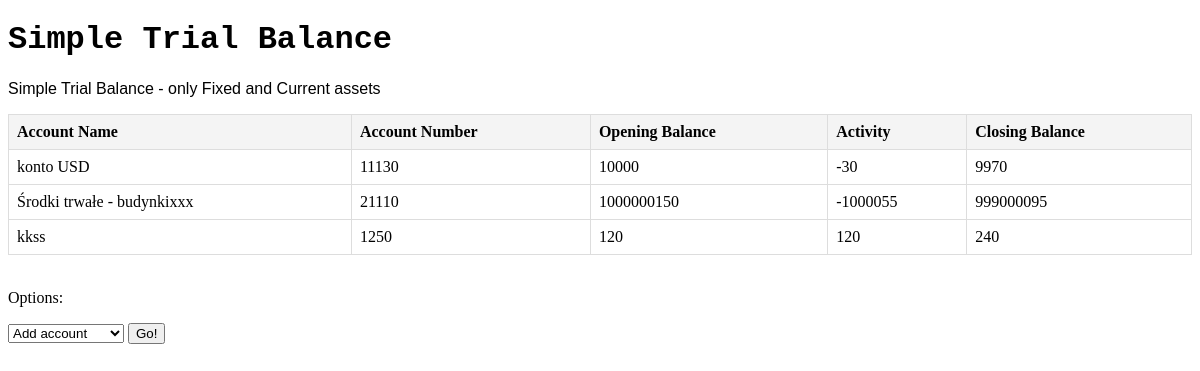
The page /trial_balance/ on the database its author committed.
### account/models.py (models this page shows, shortened)
class SimpleTrialBalance(models.Model):
    account_name = models.CharField(max_length=30)
    account_number = models.IntegerField()
    opening_balance = models.IntegerField()
    activity = models.IntegerField()
    closing_balance = models.IntegerField(editable=False) # (1) editable=False - uniemożliwa ręczne wprowadzanie pola, (2) to pole zostanie excludowane na poziomie formularza

### account/views.py (the view)
# urls.py: path('trial_balance/', views.ParentViewTrialBalance.as_view(), name='trial_balance'),
class ParentViewTrialBalance(TemplateView):
    template_name = 'trial_balance.html'
    def get_context_data(self, **kwargs):
        context = super().get_context_data(**kwargs)
        context['trial_balance_data'] = SimpleTrialBalance.objects.all()
        context['dropdown_list_main'] = [
            {'name': 'Add account', 'class': 'AccountCreateView'},
            {'name': 'Delete account', 'class': 'AccountDeleteView'},
            {'name': 'Update account', 'class': 'AccountUpdateSelectView'},
        ]
        return context
    def get(self, request, *args, **kwargs):
        action = request.GET.get('action')
        if action == 'AccountDeleteView':
            return redirect('delete_account')
        elif action == 'AccountUpdateSelectView':
            return redirect('account_update_select')
        elif action == 'AccountCreateView':
            return redirect('user_form')
        return super().get(request, *args, **kwargs)

### account/templates/trial_balance.html (shortened to what this page needs)
<!DOCTYPE html>
<html lang="en">
<head>
</head>
<body>
    <FONT FACE="Courier New">
        <h1>Simple Trial Balance</h1>
    </FONT>
    <FONT FACE="Arial">
        <p>Simple Trial Balance - only Fixed and Current assets</p>
    </FONT>
<table>
    <thead>
        <tr>
            <th>Account Name</th>
            <th>Account Number</th>
            <th>Opening Balance</th>
            <th>Activity</th>
            <th>Closing Balance</th>
        </tr>
    </thead>
    <tbody>
        {% for record in trial_balance_data %}
            <tr>
                <td>{{ record.account_name }}</td>
                <td>{{ record.account_number }}</td>
                <td>{{ record.opening_balance }}</td>
                <td>{{ record.activity }}</td>
                <td>{{ record.closing_balance }}</td>
            </tr>
        {% endfor %}
    </tbody>
</table>
<br>
<p>Options:</p>
<form method="GET" action="">
    <select name="action" required>
        {% for form in dropdown_list_main %}
            <option value="{{ form.class }}">{{ form.name }}</option>
        {% endfor %}
    </select>
<button type="submit">Go!</button>
</form>
</body>
</html>

### account/templates/trial_balance.html (style rules this page uses)
table { border-collapse: collapse; width: 100%; }
th, td { border: 1px solid #ddd; padding: 8px; text-align: left; }
th { background-color: #f4f4f4; }

### rows shown on the page
SimpleTrialBalance: account_name "konto USD", account_number "11130", opening_balance "10000", activity "-30", closing_balance "9970"
SimpleTrialBalance: account_name "Środki trwałe - budynkixxx", account_number "21110", opening_balance "1000000150", activity "-1000055", closing_balance "999000095"
SimpleTrialBalance: account_name "kkss", account_number "1250", opening_balance "120", activity "120", closing_balance "240"

### other values the page prints
form field action "Add account"
